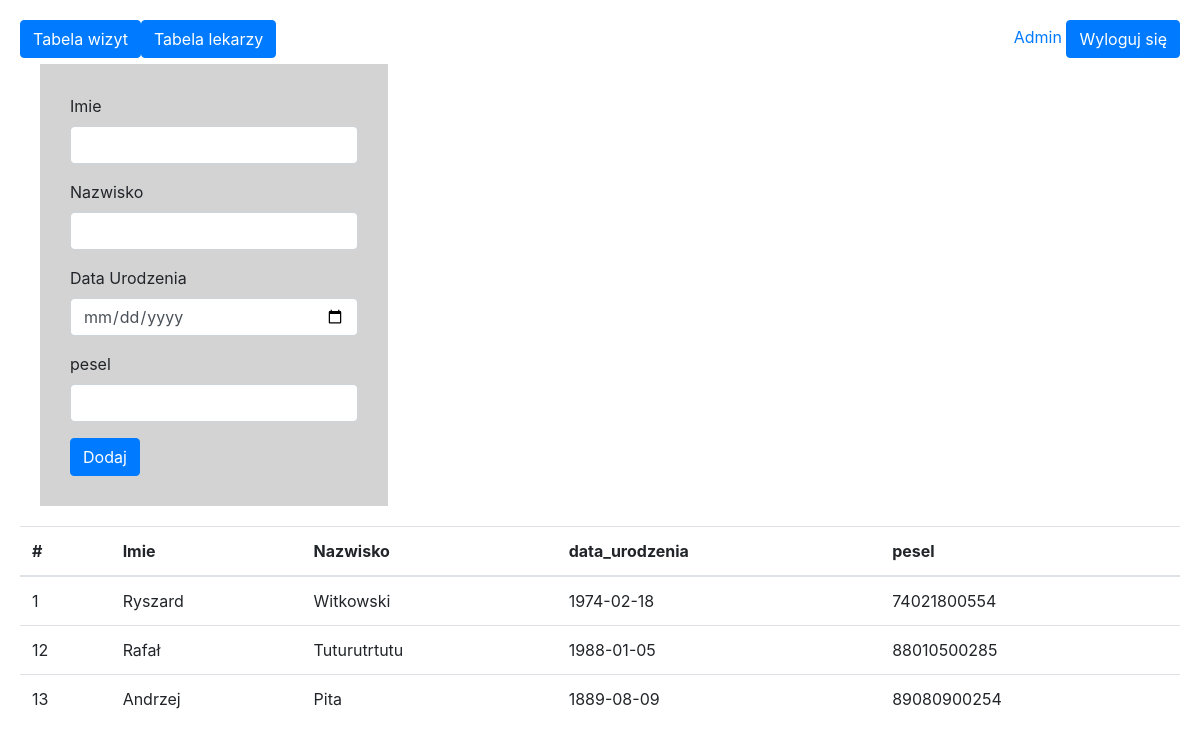
The app's page /indexboot.php (signed in) with its own data.
### tables this page shows
CREATE TABLE `pacjenci` (
  `id` int(11) NOT NULL,
  `imie` text NOT NULL,
  `Nazwisko` text NOT NULL,
  `data_urodzenia` date NOT NULL,
  `Pesel` varchar(11) NOT NULL
);

### indexboot.php (the view, shortened to what this page needs)
<?php
require_once 'connection.php';
?>
<!doctype html>
<html lang="en">
  <head>
    <link rel="stylesheet" href="https://cdn.jsdelivr.net/npm/bootstrap@4.5.3/dist/css/bootstrap.min.css">
  </head>
  <body>
<div class = "wrapper">
<div class="float-sm-right"><p> <a href="logout.php" >
<?php echo $_SESSION['user']; ?>
<button type="submit" class="btn btn-primary">Wyloguj się </button></a> </p>
</div>
<div class = "">
<div class="float-sm-left"><p> <a href="wizyta.php" >
<button type="submit" class="btn btn-primary">Tabela wizyt </button></a> </p>
</div>
<div class = "">
<div class="float-sm-left"><p> <a href="lekarze.php" >
<button type="submit" class="btn btn-primary">Tabela lekarzy </button></a> </p>
</div><br>
<form method ="post">
  <div class="form-group">
    <label for="imie">Imie</label>
    <input type="text" class="form-control" id="imie" name = "imie">
  </div>
  <div class="form-group">
    <label for="nazwisko">Nazwisko</label>
    <input type="text" class="form-control" id="nazwisko" name = "nazwisko">
  </div>
  <div class="form-group">
    <label for="data_urodzenia">Data Urodzenia</label>
    <input type="date" class="form-control" id="data_urodzenia" name = "data_urodzenia">
  </div>
  <div class="form-group">
    <label for="stan">pesel</label>
    <input type="number" class="form-control" id="pesel" name = "pesel">
  </div>
     <button type="submit" class="btn btn-primary">Dodaj</button>
</form>
    <table class="table">
  <thead>
    <tr>
      <th scope="col">#</th>
      <th scope="col">Imie</th>
      <th scope="col">Nazwisko</th>
      <th scope="col">data_urodzenia</th>
      <th scope="col">pesel</th>
    </tr>
  </thead>
  <tbody>
<?php
$polaczenie = new mysqli($host, $db_user, $db_password, $db_name);
$sql = 'select * from pacjenci';
$result = $polaczenie->query($sql);
while ($row = mysqli_fetch_row($result)) {
    echo '<tr>';
    echo "<td> $row[0] </td>";
    echo "<td>$row[1] </td>";
    echo "<td>$row[2] </td>";
    echo "<td>$row[3] </td>";
    echo "<td>$row[4] </td>";
    echo '</tr>';
}
?>
  </tbody>
</table>
</div>
<br/><br/><br/><br/><br/>
  </body>
</html>

### indexboot.php (style rules this page uses)
.wrapper { padding: 20px; }
form { padding: 30px; background: lightgrey; width: 30%; margin: 20px; }

### records on screen
pacjenci: id "1", imie "Ryszard", Nazwisko "Witkowski", data_urodzenia "1974-02-18", Pesel "74021800554"
pacjenci: id "12", imie "Rafał", Nazwisko "Tuturutrtutu", data_urodzenia "1988-01-05", Pesel "88010500285"
pacjenci: id "13", imie "Andrzej", Nazwisko "Pita", data_urodzenia "1889-08-09", Pesel "89080900254"

### other values on screen
$_SESSION['user'] "Admin"
